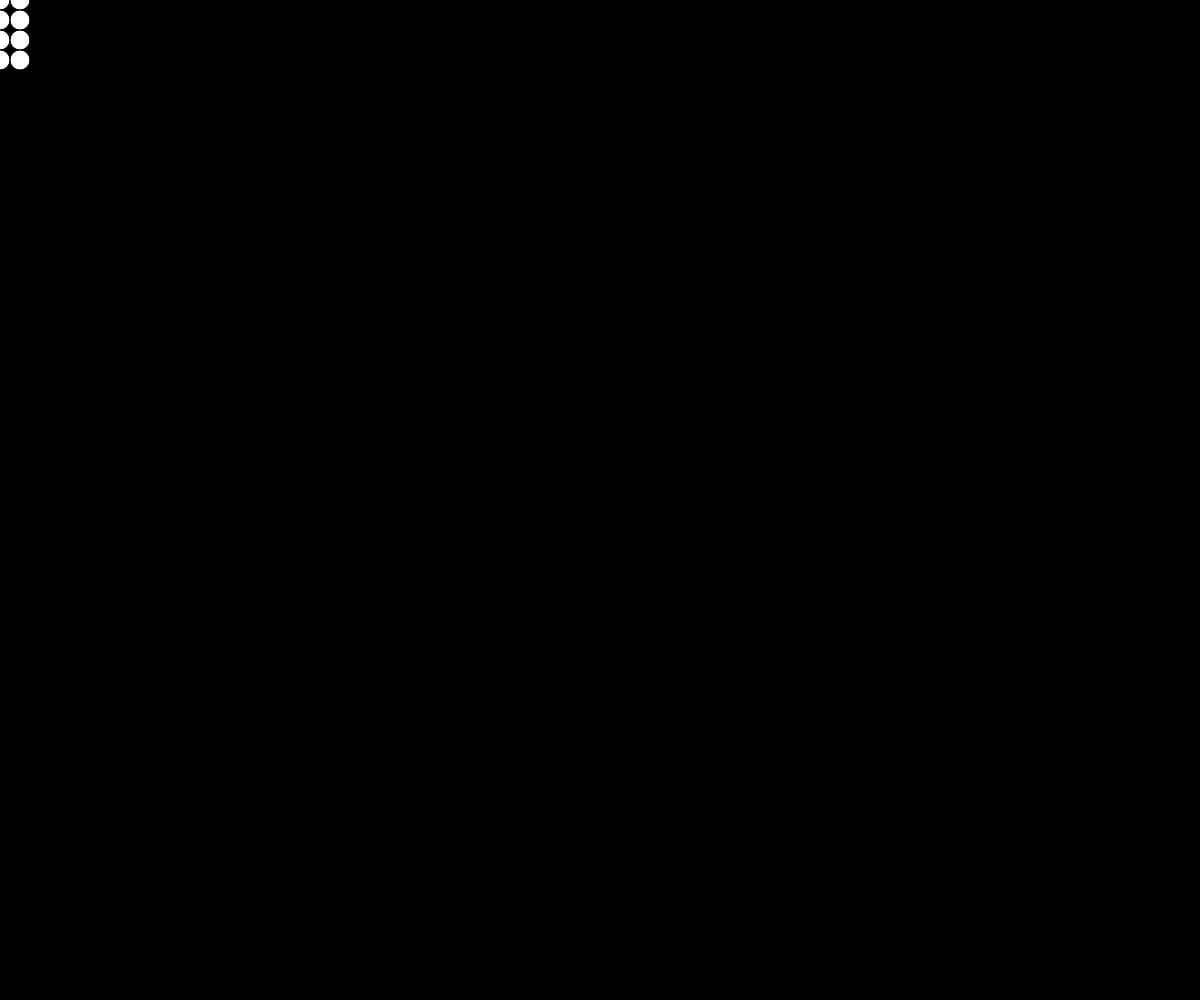
Frame 1 (no input)
Frame 60 (no input): identical to frame 1, image omitted
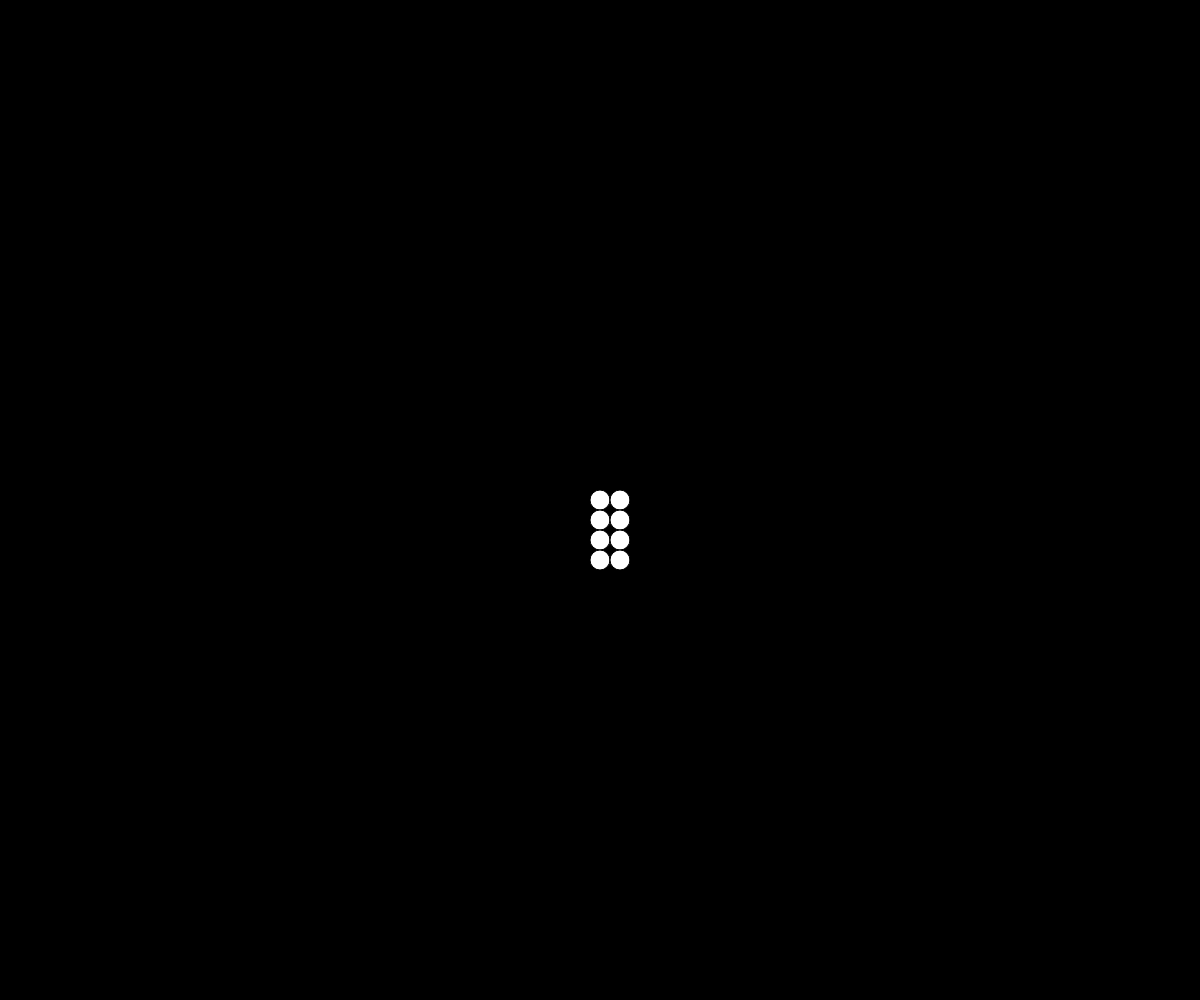
Frame 120 (the mouse pressed at the canvas centre since frame 60)

The p5.js sketch that drew these frames (run headless with seeded random() and noise() and a simulated clock; from frame 60 on, the mouse is pressed at the canvas centre):

// p5.js sketch
// ── sketch.js
'use strict'

function setup() {
  createCanvas(windowWidth, windowHeight)
  angleMode(DEGREES)

  
}

function draw() {
  // background(0, 0, 0, 50)
  background('black')

  push()
  translate(mouseX, mouseY)
  // rotate(frameCount)

  for (let y = 0; y < 4; y++) {
    for (let x = 0; x < 2; x++) {
      // console.log(x, y)
      ellipse(x * 20, y * 20, 20)
    }
  }

  pop()
}

function windowResized() {
  resizeCanvas(windowWidth, windowHeight)
}
